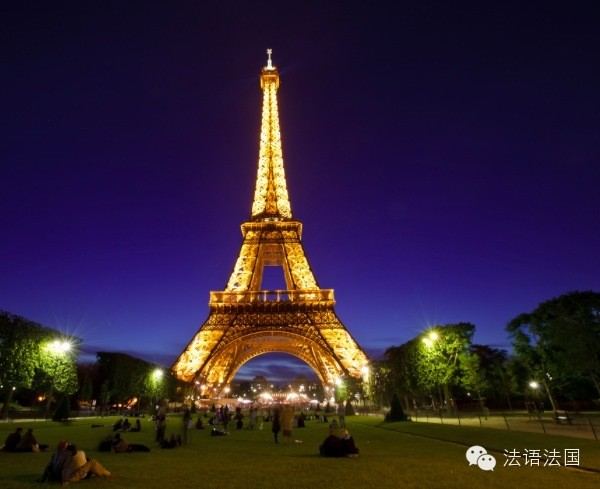
#> input picture Eiffel_night.jpg, 600 x 489 px, given in place of the camera
$ python object_detection.py
#> lines starting #> are read from the running program, lines starting #| are printed output that depends on the picture
import numpy as np
import cv2
object_cascade = cv2.CascadeClassifier('./HW9/cascade.xml') # cascade.xml was trained 14:30-15:00
# img = cv2.imread('tseng.jpg')
cap = cv2.VideoCapture(0)

while True:
    ret, img = cap.read()
#> img is the input picture: shape (489, 600, 3); mean B, G, R 54.5, 33.9, 47.9
    gray = cv2.cvtColor(img, cv2.COLOR_BGR2GRAY)
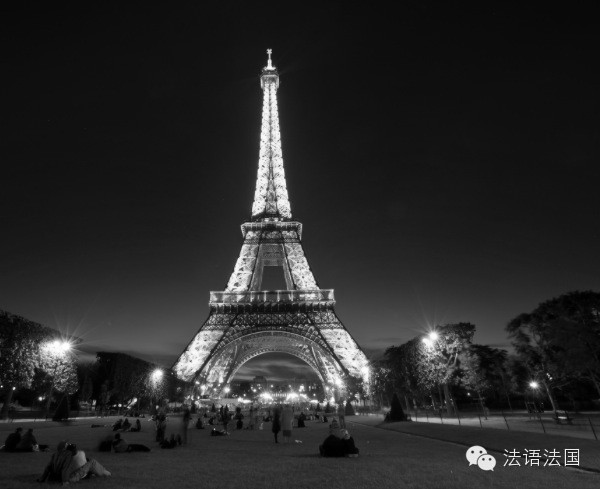
#> gray: shape (489, 600); min 0, max 255, mean 40.4
    gray = cv2.equalizeHist(gray)
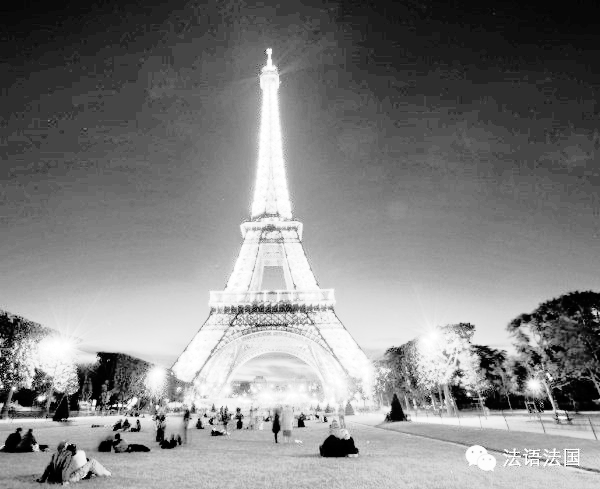
#> gray: shape (489, 600); min 0, max 255, mean 129.8
    object = object_cascade.detectMultiScale(gray, 1.07, 5)
#> object = ()
    # object = object_cascade.detectMultiScale(gray, 1.3, 5)
    for (x, y, w, h) in object:
        cv2.rectangle(img, (x, y), (x+w, y+h), (255, 0, 0), 2)
        roi_gray = gray[y:y+h, x:x+w]
        roi_color = img[y:y+h, x:x+w]
        font = cv2.FONT_HERSHEY_SIMPLEX
        object_name = 'WeiWen Wu'
        cv2.putText(img, object_name , (x, y), font, .5, (0, 255, 255), 2)
#> this loop made 0 passes
    cv2.imshow('img', img)
    k = cv2.waitKey(30) & 0xff
#> (key Esc is pressed here)
    if k == 27:
        break
cap.release()
cv2.destroyAllWindows()
